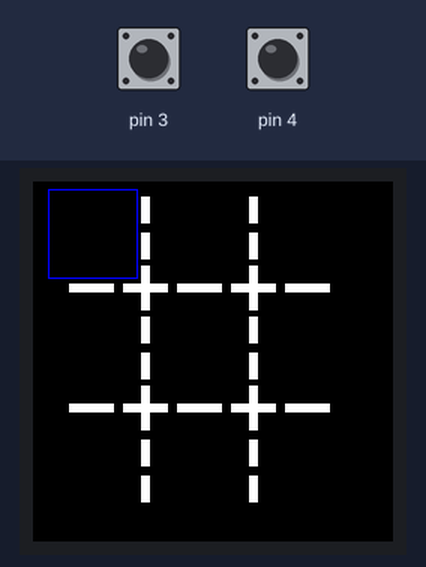
A sketch run on a simulated Arduino Uno, built with avr-gcc and run on an emulated ATmega328P. On the bench: 240×240 colour display. The inputs (shaded band) are chosen by the test bench; at power-on: pin 3 HIGH, pin 4 HIGH.

Above: at 1.2 s.
1.3 s: pin 3 pulled LOW for 0.15 s
At 1.9 s:
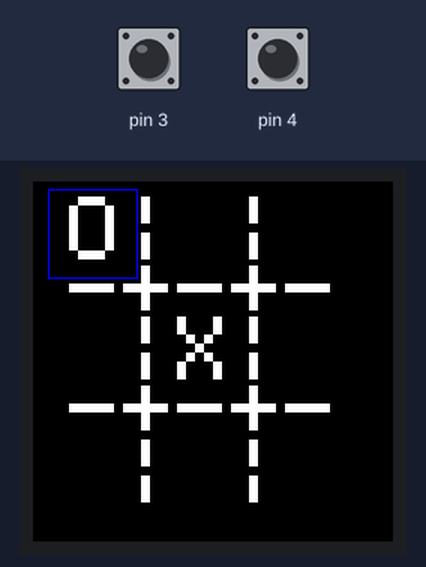
2.9 s: pin 4 pulled LOW for 0.15 s
At 4.1 s:
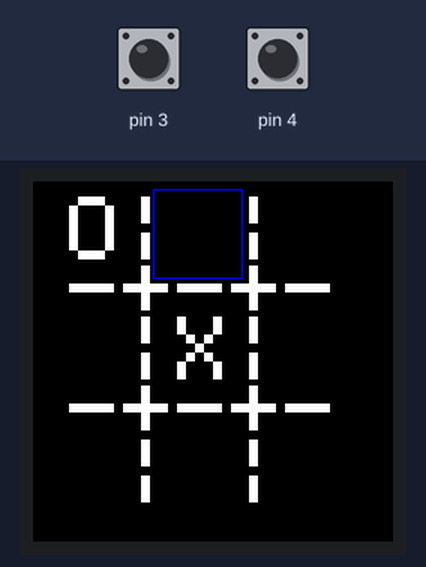
4.5 s: pin 3 pulled LOW for 1 s
At 5.5 s:
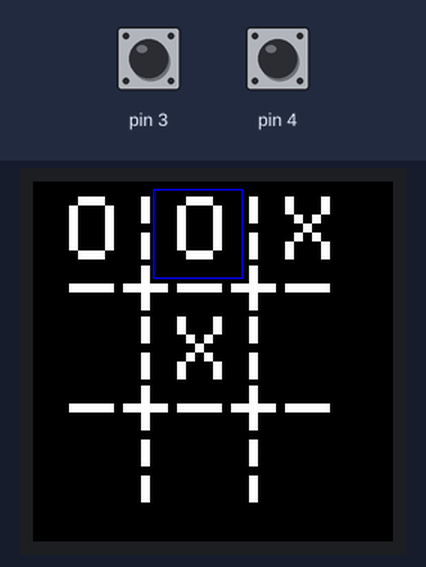
7.0 s: pin 4 pulled LOW for 1 s
At 7.5 s:
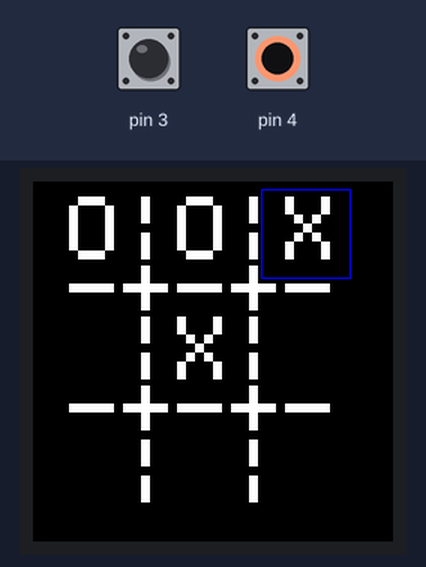
Timing chart, 0 to 10.0 s (numbered marks = the images above; inputs shaded):
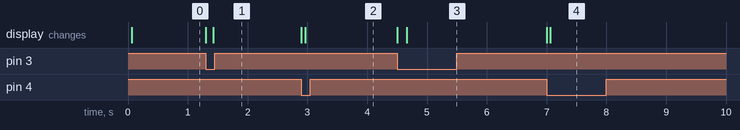

Measured:
- after the input at 1.3 s, the display: first changes at once (image 1 shows a later state)
- after the input at 2.9 s, the display: first changes at once (image 2 shows a later state)
- after the input at 4.5 s, the display: first changes at once (image 3 shows a later state)
- after the input at 7.0 s, the display: first changes at once (image 4 shows a later state)

The sketch:

ticTacToe.ino
```cpp
#include <SPI.h>

#include <Arduino_ST7789_Fast.h>

//Порты, для DC и RESET
#define TFT_DC 9
#define TFT_RST 10

//Размеры дисплея
#define SCR_WD 240
#define SCR_HT 240

//Сам дисплей
Arduino_ST7789 lcd = Arduino_ST7789(TFT_DC, TFT_RST);

/*
  Проводочки:
  GND -> GND
  VCC -> 5V
  SCK -> D13
  SDA -> D11
  RES -> D10
  DC  -> D9
  BLK -> эту штуку лучше не трогать
*/

char m[9] = {
  ' ',  ' ',  ' ',  ' ',  ' ',  ' ',  ' ',  ' ',  ' '
};
bool btn1 = false, btn2 = false;
int botChoice, userChoice = 0;

void userTurn() {
  bool btnState, btnState2;
  while (true) {
    btnState = !digitalRead(3);
    if (btnState && !btn1) {
      btn1 = true;
      if (m[userChoice] == ' ') {
        m[userChoice] = 'O';
        printMap();
        break;
      }
      printMap();
    }
    if (!btnState && btn1) {
      btn1 = false;
    }
    btnState2 = !digitalRead(4);
    if (btnState2 && !btn2) {
      btn2 = true;
      if (userChoice >= 8) {
        userChoice = 0;
      } else {
        userChoice++;
      }
      printMap();

    }
    if (!btnState2 && btn2) {
      btn2 = false;
    }
  }
}

bool checkWin(char c) {
  if ((m[0] == m[4]) && (c == m[0]) && (m[8] == c)) {
    return true;
  }
  if ((m[6] == m[4]) && (c == m[6]) && (m[2] == c)) {
    return true;
  }
  if ((m[0] == m[1]) && (c == m[0]) && (m[2] == c)) {
    return true;
  }
  if ((m[3] == m[4]) && (c == m[3]) && (m[5] == c)) {
    return true;
  }
  if ((m[6] == m[7]) && (c == m[6]) && (m[8] == c)) {
    return true;
  }
  if ((m[0] == m[3]) && (c == m[3]) && (m[6] == c)) {
    return true;
  }
  if ((m[1] == m[4]) && (c == m[1]) && (m[7] == c)) {
    return true;
  }
  if ((m[2] == m[5]) && (c == m[2]) && (m[8] == c)) {
    return true;
  }
  return false;
}

bool isFull() {
  for (int i = 0; i < 9; i++) {
    if (m[i] == ' ') {
      return false;
    }
  }
  return true;
}

int ab(bool flag) {
  //логика бота
  int max = -2000, min = 2000;
  int i, j, value = 1;
  if (checkWin('X')) {
    return 10;
  }
  if (checkWin('O')) {
    return -10;
  }
  if (isFull()) {
    return 0;
  }

  int score[9] = {
    1,    1,    1,    1,    1,    1,    1,    1,    1
  };

  for (i = 0; i < 9; i++) {
    if (m[i] == ' ') {
      if (min > max) {
        if (flag == true) {
          m[i] = 'X';
          value = ab(false);
        } else {
          m[i] = 'O';
          value = ab(true);
        }
        m[i] = ' ';
        score[i] = value;
      }
    }
  }

  if (flag) {
    max = -20;
    for (j = 0; j < 9; j++) {
      if (score[j] > max && score[j] != 1) {
        max = score[j];
        botChoice = j;
      }
    }
    return max;
  }
  if (!flag) {
    min = 20;
    for (j = 0; j < 9; j++) {
      if (score[j] < min && score[j] != 1) {
        min = score[j];
        botChoice = j;
      }
    }
    return min;
  }
}

void color() {
  //Синяя обводка для выбора клетки для хода
  switch (userChoice) {
  case 0:
    lcd.drawRect(10, 5, 60, 60, BLUE);
    break;
  case 1:
    lcd.drawRect(80, 5, 60, 60, BLUE);
    break;
  case 2:
    lcd.drawRect(152, 5, 60, 60, BLUE);
    break;
  case 3:
    lcd.drawRect(10, 80, 60, 60, BLUE);
    break;
  case 4:
    lcd.drawRect(80, 80, 60, 60, BLUE);
    break;
  case 5:
    lcd.drawRect(152, 80, 60, 60, BLUE);
    break;
  case 6:
    lcd.drawRect(10, 160, 60, 60, BLUE);
    break;
  case 7:
    lcd.drawRect(80, 160, 60, 60, BLUE);
    break;
  case 8:
    lcd.drawRect(152, 160, 60, 60, BLUE);
    break;
  }
}

void printMap() {
  // Вывод поля на дисплей, значения курсора ставил на глаз
  lcd.fillScreen(BLACK);
  lcd.setCursor(24, 10);
  lcd.print(m[0]);
  lcd.print("|");
  lcd.print(m[1]);
  lcd.print("|");
  lcd.println(m[2]);
  lcd.setCursor(24, 50);
  lcd.println("-+-+-");
  lcd.setCursor(24, 90);
  lcd.print(m[3]);
  lcd.print("|");
  lcd.print(m[4]);
  lcd.print("|");
  lcd.println(m[5]);
  lcd.setCursor(24, 130);
  lcd.println("-+-+-");
  lcd.setCursor(24, 172);
  lcd.print(m[6]);
  lcd.print("|");
  lcd.print(m[7]);
  lcd.print("|");
  lcd.println(m[8]);
  color();
}

void printMsg(String s) {
  //Отдельная функция для вывода строки в левом нижнем углу
  lcd.setTextSize(2);
  lcd.setCursor(5, 220);
  lcd.println(s);
  //Возвращаем размер шрифта, так как у
  //игрового поля и этого сообщения они разные
  lcd.setTextSize(6);
}

void botFirstTurn() {
  if (m[4] == ' ') {
    m[4] = 'X';
  } else {
    m[8] = 'X';
  }
  printMap();
}

void setup() {
  pinMode(3, INPUT_PULLUP);
  pinMode(4, INPUT_PULLUP);
  lcd.init(SCR_WD, SCR_HT);
  lcd.setTextSize(6);
}

void loop() {
  printMap();
  userTurn();
  botFirstTurn();
  while (true) {
    userTurn();
    if (checkWin('O')) {
      lcd.drawRect(1, 1, 238, 238, GREEN);
      lcd.drawRect(0, 0, 240, 240, GREEN);
      printMsg("You win!Impossible!!!");
      break;
    }
    printMsg("Thinking...");
    ab(true);
    m[botChoice] = 'X';
    printMap();
    if (checkWin('X')) {
      printMap();
      lcd.drawRect(1, 1, 238, 238, RED);
      lcd.drawRect(0, 0, 240, 240, RED);
      printMsg("You lose...");
      break;
    }
    if (isFull()) {
      lcd.drawRect(1, 1, 238, 238, RED);
      lcd.drawRect(0, 0, 240, 240, GREEN);
      printMsg("Draw!");
      break;
    }
  }
  //Маленькая пауза для осмысления проигрыша
  delay(3000);
  //И обнуление игрового поля
  for (int i = 0; i < 9; i++) {
    m[i] = ' ';
  }
}
```
